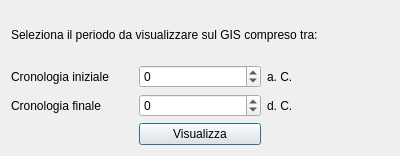
<?xml version="1.0" encoding="UTF-8"?>
<ui version="4.0">
 <class>DialogGisTimeController</class>
 <widget class="QDialog" name="DialogGisTimeController">
  <property name="geometry">
   <rect>
    <x>0</x>
    <y>0</y>
    <width>400</width>
    <height>156</height>
   </rect>
  </property>
  <property name="minimumSize">
   <size>
    <width>400</width>
    <height>156</height>
   </size>
  </property>
  <property name="maximumSize">
   <size>
    <width>400</width>
    <height>156</height>
   </size>
  </property>
  <property name="sizeIncrement">
   <size>
    <width>400</width>
    <height>156</height>
   </size>
  </property>
  <property name="windowTitle">
   <string>pyArchInit Gestione Scavi - Time Controller</string>
  </property>
  <property name="windowIcon">
   <iconset resource="resources.qrc">
    <normaloff>:/images/iconTimeControll.png</normaloff>:/images/iconTimeControll.png</iconset>
  </property>
  <layout class="QGridLayout" name="gridLayout">
   <item row="0" column="0" colspan="3">
    <widget class="QLabel" name="label_2">
     <property name="text">
      <string>Seleziona il periodo da visualizzare sul GIS compreso tra:</string>
     </property>
    </widget>
   </item>
   <item row="1" column="0">
    <widget class="QLabel" name="label">
     <property name="text">
      <string>Cronologia iniziale</string>
     </property>
    </widget>
   </item>
   <item row="1" column="1">
    <widget class="QSpinBox" name="spinBox_cron_iniz">
     <property name="minimum">
      <number>-4000000</number>
     </property>
     <property name="maximum">
      <number>2010</number>
     </property>
     <property name="singleStep">
      <number>250</number>
     </property>
    </widget>
   </item>
   <item row="1" column="2">
    <widget class="QLabel" name="label_4">
     <property name="text">
      <string>a. C.</string>
     </property>
    </widget>
   </item>
   <item row="2" column="0">
    <widget class="QLabel" name="label_3">
     <property name="text">
      <string>Cronologia finale</string>
     </property>
    </widget>
   </item>
   <item row="2" column="1">
    <widget class="QSpinBox" name="spinBox_cron_fin">
     <property name="minimum">
      <number>-4000000</number>
     </property>
     <property name="maximum">
      <number>2010</number>
     </property>
     <property name="singleStep">
      <number>250</number>
     </property>
    </widget>
   </item>
   <item row="2" column="2">
    <widget class="QLabel" name="label_5">
     <property name="text">
      <string>d. C.</string>
     </property>
    </widget>
   </item>
   <item row="3" column="1">
    <widget class="QPushButton" name="pushButton_visualize">
     <property name="minimumSize">
      <size>
       <width>100</width>
       <height>15</height>
      </size>
     </property>
     <property name="toolTip">
      <string>Prev rec</string>
     </property>
     <property name="text">
      <string>Visualizza</string>
     </property>
    </widget>
   </item>
  </layout>
 </widget>
 <resources>
  <include location="resources.qrc"/>
 </resources>
 <connections/>
</ui>
